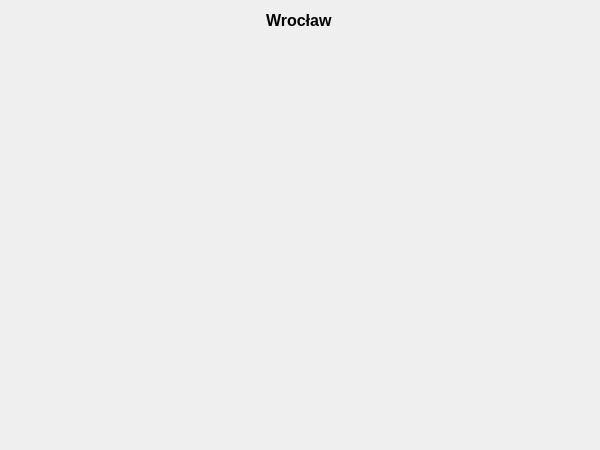
<?xml version="1.0" encoding="UTF-8"?>
<ui version="4.0">
 <class>Wykresy</class>
 <widget class="QDialog" name="Wykresy">
  <property name="geometry">
   <rect>
    <x>0</x>
    <y>0</y>
    <width>600</width>
    <height>450</height>
   </rect>
  </property>
  <property name="windowTitle">
   <string>Wykresy</string>
  </property>
  <layout class="QVBoxLayout" name="verticalLayout" stretch="0,1,1">
   <item alignment="Qt::AlignHCenter|Qt::AlignVCenter">
    <widget class="QLabel" name="Nazwa_Miasta">
     <property name="font">
      <font>
       <pointsize>12</pointsize>
       <weight>75</weight>
       <bold>true</bold>
      </font>
     </property>
     <property name="text">
      <string>Wrocław</string>
     </property>
    </widget>
   </item>
   <item>
    <widget class="QCustomPlot" name="WykresTemperatur" native="true"/>
   </item>
   <item>
    <widget class="QCustomPlot" name="WykresWarunkowDoPolowow" native="true"/>
   </item>
  </layout>
 </widget>
 <customwidgets>
  <customwidget>
   <class>QCustomPlot</class>
   <extends>QWidget</extends>
   <header>qcustomplot.h</header>
   <container>1</container>
  </customwidget>
 </customwidgets>
 <resources/>
 <connections/>
</ui>
